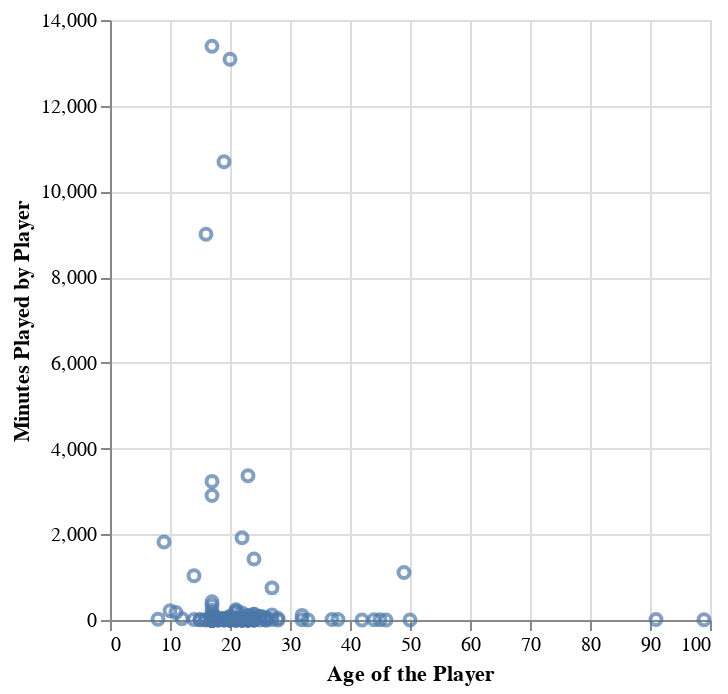

The cell this chart's notebook holds for it:
### Markdown cell above
## 3. Exploratory Data Analysis and Visualization

- minimum necessary wrangling for tidy format
- make a few plots using best practices (labels, titles, units)
- explain any insights gained from these plots to help understand

### Code cell
import pandas as pd
import altair as alt

#reading data
players_data = pd.read_csv("players.csv")
sessions_data = pd.read_csv("sessions.csv")

#data wrangling
players = players_data.assign(played_minutes = players_data["played_hours"] * 60)[["played_minutes","experience","age"]]

#graphs
players_plot_1 = alt.Chart(players).mark_bar(opacity=0.5).encode(
    x = alt.X("played_minutes").title("Minutes Played by Player"),
    y = alt.Y("experience").title("Level of Experience")
)

players_plot_2 = alt.Chart(players).mark_bar().encode(
    x = alt.X("age").title("Age of Player"),
    y = alt.Y("experience").title("Level of Experience")
)

players_plot_3 = alt.Chart(players).mark_point().encode(
    x = alt.X("age").title("Age of the Player"),
    y = alt.Y("played_minutes").title("Minutes Played by Player"),
)

players_plot_4 = alt.Chart(players).mark_point().encode(
    x = alt.X("age").title("Age of Player"),
    y = alt.Y("played_minutes").title("Minutes Played by Player"),
    color = alt.Color("experience").title("Level of Experience")
)
players_plot_3

### Figure 1 — Vega-Lite specification as saved in the notebook (floating-point values rounded to 4 significant figures; data arrays with more than 128 entries replaced by an {"elided": "..."} marker saying what was removed)
{"config": {"view": {"continuousWidth": 300, "continuousHeight": 300}}, "data": {"name": "data-76b662d498fb2a3a1cc243280fa313ee"}, "mark": {"type": "point"}, "encoding": {"x": {"field": "age", "title": "Age of the Player", "type": "quantitative"}, "y": {"field": "played_minutes", "title": "Minutes Played by Player", "type": "quantitative"}}, "$schema": "https://vega.github.io/schema/vega-lite/v5.20.1.json", "datasets": {"data-76b662d498fb2a3a1cc243280fa313ee": {"elided": "196 records"}}}
